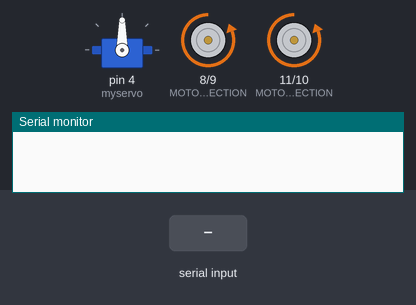
The sketch below on a simulated Arduino Uno, built with avr-gcc and run on an emulated ATmega328P. Parts: servo, direction and speed pins drawn as motors (green arrow = direction pin HIGH = forward, orange = LOW = backward, longer = more drive), the last lines printed to the serial monitor. Inputs (shaded band) come from the test bench.

Above: at 1.3 s.
1.4 s: "Y" received over Serial
At 2.2 s:
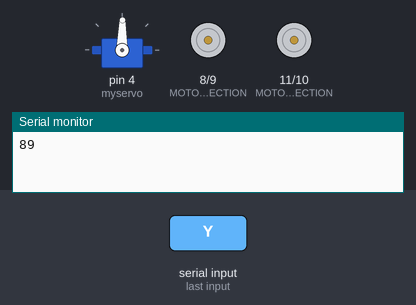
2.9 s: byte 91 (91) received over Serial
At 3.4 s:
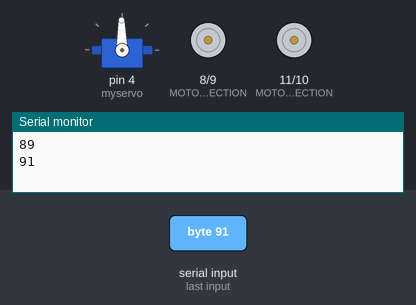
4.4 s: byte 129 (129) received over Serial
At 5.5 s:
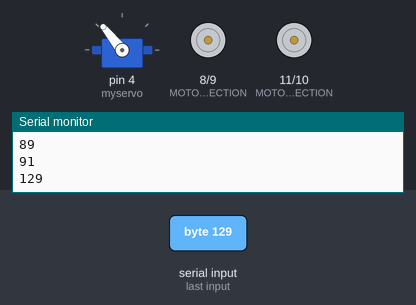
5.9 s: byte 38 (38) received over Serial
At 6.3 s:
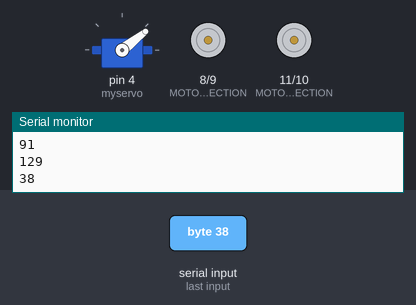
7.5 s: "Z" received over Serial
At 8.3 s:
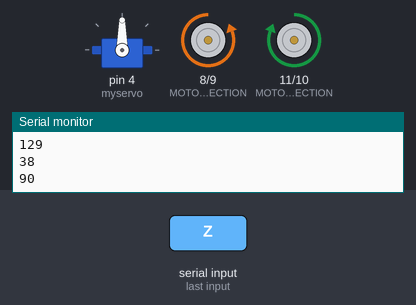
9.1 s: "1" received over Serial
At 9.4 s:
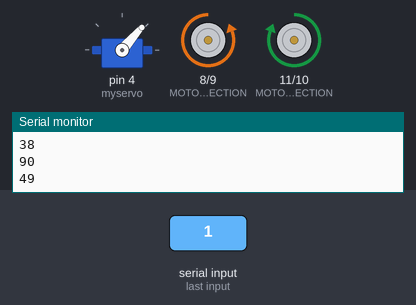
Timing chart, 0 to 11.6 s (numbered marks = the images above; inputs shaded):
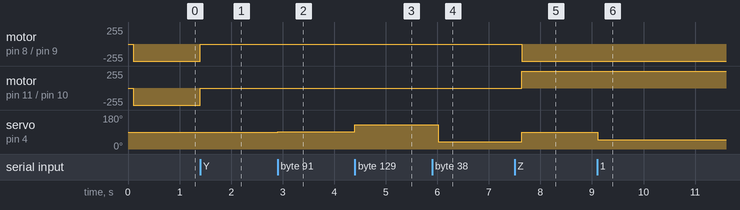

The sketch:

JR_BT_CONTROL.ino
```cpp
//*********************************************//
//                   P_BOT_JR                  //
//               JR_ BT_ANDROID                //
//                                             //
//  This enables a bot to avoid obstacles and  //
//          may also solve mazes.              //
//               Codes by:                     //
//        e-Gizmo Mechatronix Central          //
//         Taft, Manila, Philippines           //
//           http://www.egizmo.com             //
//                DEC.20,2017                  //
//*********************************************//
// INITIALIZATION:
#include <Servo.h>
Servo myservo;
byte INPUT_FROM_ANDROID_APP;

int MOTOR_1_DIRECTION =  8;                // Motor control HIGH = FWD, LOW = BWD
int MOTOR_1_SPEED =      9;                // Speed input ( digitalWrite  LOW or 0 ) means fullspeed.
int MOTOR_2_SPEED =      10;               // Speed input ( digitalWrite  HIGH or 1 ) means fullstop.
int MOTOR_2_DIRECTION =  11;               // Motor control HIGH = FWD, LOW = BWD

int NORMAL_SPEED = 0;                      // 0 means fullspeed.
int FULL_STOP = 255;                       // 255 means fullstop on analog read.

// INPUTS AND OUTPUTS
void setup()
{
  Serial.begin(9600);
  myservo.attach(4);

  pinMode(MOTOR_1_DIRECTION, OUTPUT);
  pinMode(MOTOR_1_SPEED, OUTPUT);
  pinMode(MOTOR_2_DIRECTION, OUTPUT);
  pinMode(MOTOR_2_SPEED, OUTPUT);
  myservo.write(90);
    delay(100);
}
// MAIN PROGRAM
void loop() {
  if (Serial.available() > 0) {
    INPUT_FROM_ANDROID_APP = Serial.read();
    Serial.println(INPUT_FROM_ANDROID_APP);
    myservo.write(INPUT_FROM_ANDROID_APP);
  }
  else if (INPUT_FROM_ANDROID_APP==91){
    FORWARD();
  }
  else if (INPUT_FROM_ANDROID_APP==89){
    BACKWARD ();
  }
  else  if (INPUT_FROM_ANDROID_APP==129){
    RIGHT_TURN();
  }
  else if (INPUT_FROM_ANDROID_APP==38){
    LEFT_TURN();
  }
  else if (INPUT_FROM_ANDROID_APP==90){
    STOP ();
  }
    else {
          STOP ();
    }
}
// PRESET FUNCTIONS
void FORWARD()
{
  digitalWrite(MOTOR_1_DIRECTION,HIGH);
  digitalWrite(MOTOR_2_DIRECTION,HIGH);
  analogWrite(MOTOR_1_SPEED,NORMAL_SPEED);
  analogWrite(MOTOR_2_SPEED,NORMAL_SPEED);
}
void STOP()
{
  analogWrite(MOTOR_1_SPEED,FULL_STOP);
  analogWrite(MOTOR_2_SPEED,FULL_STOP);
  delay(10);
}
void BACKWARD()
{
  digitalWrite(MOTOR_1_DIRECTION,LOW);
  digitalWrite(MOTOR_2_DIRECTION,LOW);
  analogWrite(MOTOR_1_SPEED,NORMAL_SPEED);
  analogWrite(MOTOR_2_SPEED,NORMAL_SPEED);
  delay(100);
}
void RIGHT_TURN()
{
  digitalWrite(MOTOR_1_DIRECTION,HIGH);
  digitalWrite(MOTOR_2_DIRECTION,LOW);
  analogWrite(MOTOR_1_SPEED,NORMAL_SPEED);
  analogWrite(MOTOR_2_SPEED,NORMAL_SPEED);
  delay(180);
}
void LEFT_TURN()
{
  digitalWrite(MOTOR_1_DIRECTION,LOW);
  digitalWrite(MOTOR_2_DIRECTION,HIGH);
  analogWrite(MOTOR_1_SPEED,NORMAL_SPEED);
  analogWrite(MOTOR_2_SPEED,NORMAL_SPEED);
  delay(180);
}
// PROGRAM ENDS AND LOOP BACK FOREVER                                                                                                                                                   // PARZ
```

Measured:
- after the input at 1.4 s, motor on pin 8 (MOTOR_1_DIRECTION) / pin 9 (MOTOR_1_SPEED), motor on pin 11 (MOTOR_2_DIRECTION) / pin 10 (MOTOR_2_SPEED): backward 255/255 → stopped at once; servo on pin 4 (myservo): 90° → 89° at once
- after the input at 2.9 s, servo on pin 4 (myservo): 89° → 91° at once
- after the input at 4.4 s, servo on pin 4 (myservo): 91° → 129° at once
- after the input at 5.9 s, servo on pin 4 (myservo): 129° → 38° after 0.12 s
- after the input at 7.5 s, motor on pin 8 (MOTOR_1_DIRECTION) / pin 9 (MOTOR_1_SPEED): stopped → backward 255/255 after 0.14 s; motor on pin 11 (MOTOR_2_DIRECTION) / pin 10 (MOTOR_2_SPEED): stopped → forward 255/255 after 0.14 s; servo on pin 4 (myservo): 38° → 90° after 0.14 s
- after the input at 9.1 s, servo on pin 4 (myservo): 90° → 49° at once
